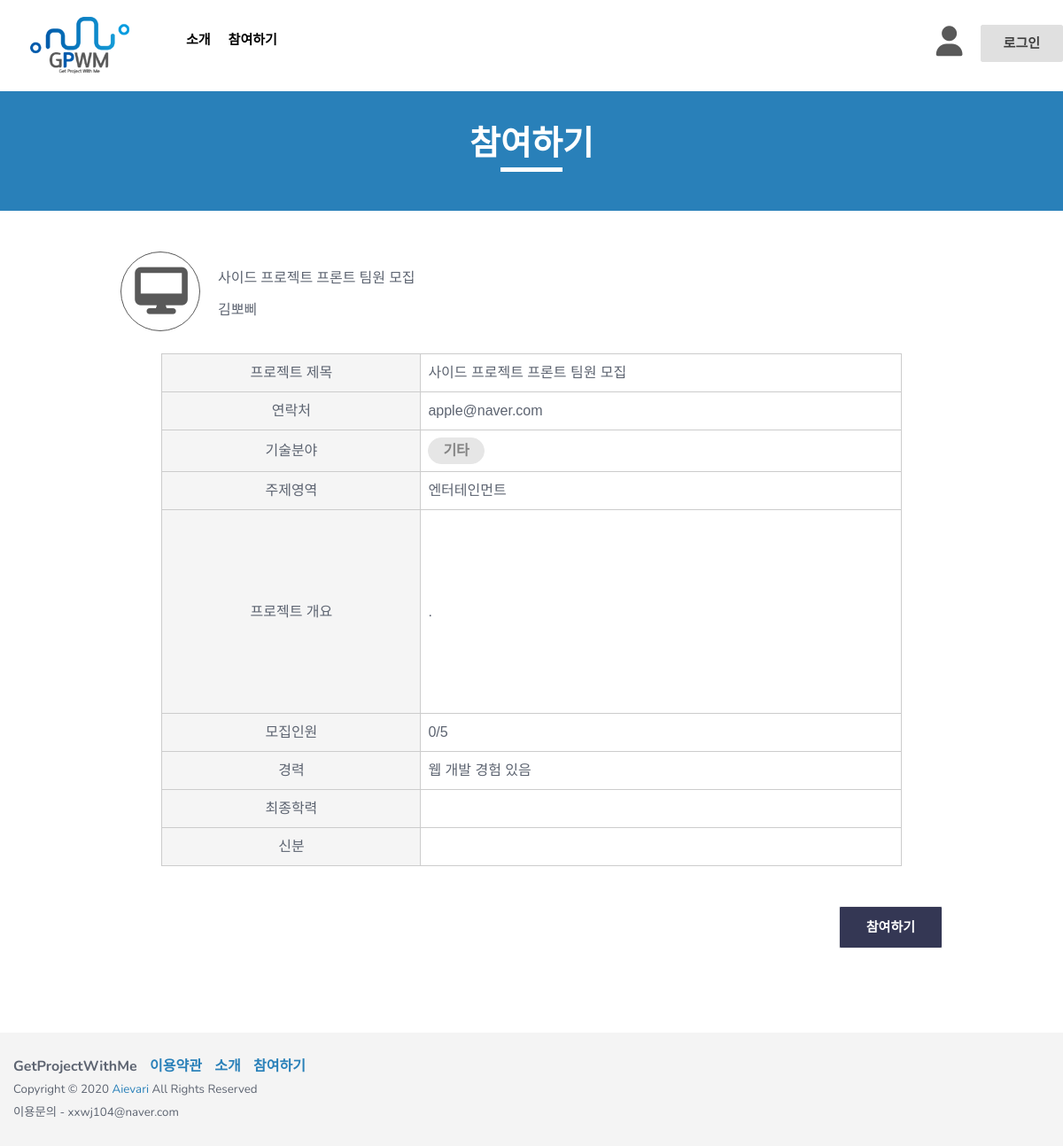
Page /board/posting/3/ on the committed database.
### board/models.py (models this page shows, shortened)
class Writing(models.Model):
    TECHNICAL_CHOICES = {
       ('웹', '웹'),
       ('앱', '앱'),
       ('게임', '게임'),
       ('인공지능', '인공지능'),
       ('기타', '기타')
    }
    TOPIC_CHOICES = {
       ('생활', '생활'),
       ('업무', '업무'),
       ('공공/교통', '공공/교통'),
       ('금융/핀테크', '금융/핀테크'),
       ('의료', '의료'),
       ('교육', '교육'),
       ('유통/쇼핑', '유통/쇼핑'),
       ('엔터테인먼트', '엔터테인먼트'),
       ('기타', '기타')
    }
    IDENTITY_CHOICES = {
       ('학생', '학생'),
       ('취준생', '취준생'),
       ('직장인', '직장인'),
       ('기타','기타')
    }
    author = models.ForeignKey(User, on_delete=models.CASCADE, null=False)  # 유저모델과 연결!
    title = models.CharField(max_length=200, default = '') #프로젝트 개요
    technical_field = models.CharField(max_length=80, choices=TECHNICAL_CHOICES, default = '') #기술분야
    topic_area = models.CharField(max_length=80, choices=TOPIC_CHOICES, default = '')#주제영역
    content = models.TextField('프로젝트 개요서 첨부')  # 프로젝트 개요서 첨부
    team = models.CharField(max_length=30, default = '')#모집인원
    최종학력 = models.CharField(max_length=200, default = '')
    신분 = models.CharField(max_length=200, choices=IDENTITY_CHOICES, default = '')
    like = models.ManyToManyField(User, related_name='likes',blank=True)
    like_count = models.PositiveIntegerField(default=0) #0또는 양수만 받는 필드
    create_date = models.DateTimeField(auto_now_add=True)  # 글이 만들어지면 자동 작성.
    modify_date = models.DateTimeField(null=True, blank=True)  # 수정할 때마다 갱신.(뷰에서 제어)

### board/views.py (the view)
# urls.py: path('posting/<int:pk>/', views.posting, name='posting'),
def posting(request, pk):
    post = Writing.objects.get(pk=pk)
    return render(request, 'posting.html', {'post':post})

### board/templates/posting.html (shortened to what this page needs)
<!DOCTYPE html>
<html class="no-js" lang="en">
  <head>
    <link rel="stylesheet" href="/static/css/bootstrap.min.css" />
    <link rel="stylesheet" href="/static/css/owl.carousel.css" />
    <link rel="stylesheet" href="/static/css/owl.transitions.css" />
    <link rel="stylesheet" href="/static/css/animate.css" />
    <link rel="stylesheet" href="/static/css/meanmenu.min.css" />
    <link rel="stylesheet" href="/static/css/font-awesome.min.css" />
    <link rel="stylesheet" href="/static/css/themify-icons.css" />
    <link rel="stylesheet" href="/static/css/flaticon.css" />
    <link rel="stylesheet" href="/static/css/magnific.min.css" />
    <link rel="stylesheet" href="/static/css/style.css" />
    <link rel="stylesheet" href="/static/css/responsive.css" />
  </head>
  <body>
    <header class="header-one">
      <div id="sticker" class="header-area hidden-xs">
        <div class="container">
          <div class="row">
            <div class="col-md-12 col-sm-12">
              <div class="row">
                <div class="col-md-2 col-sm-3">
                  <div class="logo">
                    <a
                      class="navbar-brand page-scroll white-logo"
                      href="{% url "main" %}"
                    >
                      <img src="/static/img/logo/GPWM_logo.png" alt="" />
                    </a>
                  </div>
                </div>
                <div class="col-md-10 col-sm-9">
                  <div class="header-right-link usericonflex">
                    <div class="usericon">
                      <a class="pages iconcolor" href="{% url "mypage" %}"
                        ><i class="fa-solid fa-user"></i
                      ></a>
                    </div>
                    <div class="loginm">
                        {% if user.is_authenticated %}
                        <a class="s-menu" href="{% url "logout" %}">{{ user.username }}(로그아웃)</a>
                        {% else %}
                        <a class="s-menu" href="{% url "login" %}">로그인</a>
                        {% endif %}
                    </div>
                  </div>
                  <nav class="navbar navbar-default">
                    <div class="collapse navbar-collapse" id="navbar-example">
                      <div class="main-menu">
                        <ul class="nav navbar-nav navbar-right">
                          <li>
                            <a class="pages" href="{% url "introduce" %}">소개</a>
                          </li>
                          <li>
                            <a href="{% url "list" %}">참여하기</a>
                          </li>
                        </ul>
                      </div>
                    </div>
                  </nav>
                </div>
              </div>
            </div>
          </div>
        </div>
      </div>
    </header>
    <div class="page-area">
      <div class="breadcumb-overlay"></div>
      <div class="container">
        <div class="row">
          <div class="col-md-12 col-sm-12 col-xs-12">
            <div class="breadcrumb text-center">
              <div class="section-headline white-headline">
                <h3>참여하기</h3>
                <hr />
              </div>
            </div>
          </div>
        </div>
      </div>
    </div>
    <div class="support-service-area fix prostart">
      <div class="container conwidth">
        <div class="row">
          <div>
            <a class="support-images" href="#"
              ><i class="fa-solid fa-desktop cateicon"></i
            ></a>
            <p class="protitle">{{post.title}}</p>
            <p class="protitle proname">{{post.author.last_name}}</p>
          </div>
        </div>
      </div>
    </div>
    <div class="support-service-area fix prostart">
      <div class="container conwidth">
        <div class="row">
          <div class="col-md-12 col-sm-12 col-xs-12">
            <div class="deposite-content">
              <div class="diposite-box">
                <div class="deposite-table">
                  <table>
                    <tr>
                      <td>프로젝트 제목</td>
                      <td class="tdright">{{post.title}}</td>
                    </tr>
                    <tr>
                        <td>연락처</td>
                        <td class="tdright">{{post.author.email}}</td>
                      </tr>
                    <tr>
                      <td>기술분야</td>
                      <td class="tdright">
                        <h6 class="catename procate">{{post.technical_field}}</h6>
                      </td>
                    </tr>
                    <tr>
                      <td>주제영역</td>
                      <td class="tdright">{{post.topic_area}}</td>
                    </tr>
                    <tr>
                      <td>프로젝트 개요</td>
                      <td class="tdright profile_pdf">
                        {{post.content}}
                      </td>
                    </tr>
                    <tr>
                      <td>모집인원</td>
                      <td class="tdright">{{post.like_count}}/{{post.team}}</td>
                    </tr>
                    <tr>
                      <td>경력</td>
                      <td class="tdright">{{post.author.first_name}}</td>
                    </tr>
                    <tr>
                      <td>최종학력</td>
                      <td class="tdright">{{post.최종학력}}</td>
                    </tr>
                    <tr>
                      <td>신분</td>
                      <td class="tdright">{{post.신분}}</td>
                    </tr>
                  </table>
                </div>
              </div>
            </div>
          </div>
        </div>
        <div class="col-md-12 col-sm-12 col-xs-12 disf">
          {% if user in post.like.all %}
          <a id="signup" class="login-btn proenroll pad" onclick="notenroll()" href="{% url 'likes' post.id %}"
            >참여취소</a
          >
          {% else %}
          <a id="signup" class="login-btn proenroll pad" onclick="enroll()" href="{% url 'likes' post.id %}"
            >참여하기</a
          >
          {% endif %}
        </div>
      </div>
    </div>
    <div class="support-service-area fix prostart">
      <div class="container conwidth">
        <div class="row">
          <div class="col-md-12 col-sm-12 col-xs-12">
          </div>
        </div>
      </div>
    </div>
    <footer class="footer1">
      <div class="footer-area-bottom">
        <div class="container">
          <div class="row">
            <div class="col-md-6 col-sm-6 col-xs-12">
              <div class="copyright">
                <p class="fontwei">
                  <span>GetProjectWithMe</span>
                  <span><a href="#" class="colorblue">이용약관</a></span>
                  <span
                    ><a href="{% url "introduce" %}" class="colorblue">소개</a></span
                  >
                  <span
                    ><a href="{% url "list" %}" class="colorblue">참여하기</a></span
                  >
                </p>
                <p class="txtsiz">
                  Copyright © 2020
                  <a href="#">Aievari</a> All Rights Reserved
                  <br>
                  이용문의 - xxwj104@naver.com
                </p>
              </div>
            </div>
          </div>
        </div>
      </div>
    </footer>
  </body>
</html>

### loginapp/static/css/responsive.css (style rules this page uses)
@media (min-width: 992px) and (max-width: 1269px) { .header-right-link { margin-left: 10px; } }
@media (min-width: 992px) and (max-width: 1269px) { .main-menu ul.navbar-nav li a { font-size: 15px; padding: 35px 10px; } }
@media (min-width: 992px) and (max-width: 1269px) { .diposite-box { width: 90%; } }

### rows in the picture
Writing: title "사이드 프로젝트 프론트 팀원 모집", author.last_name "김뽀삐", author.email "apple@naver.com", technical_field "기타", topic_area "엔터테인먼트", content ".", like_count "0", team "5", author.first_name "웹 개발 경험 있음"
